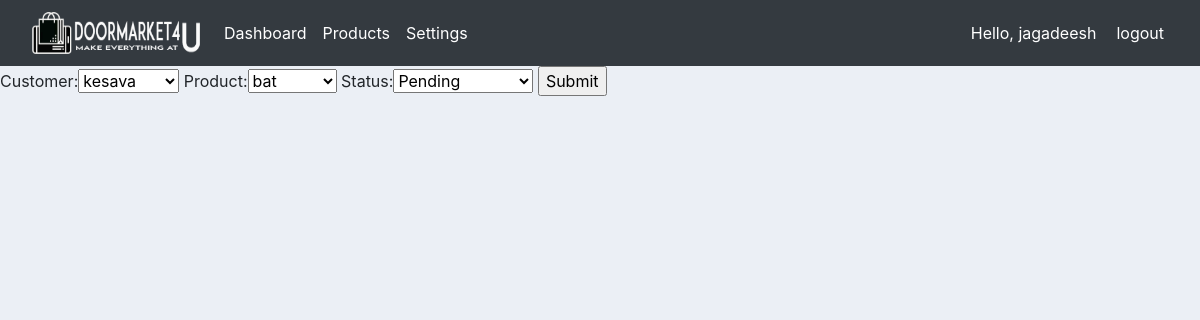
The app's page /orderupdate/12/ (signed in) with its own data.
### controlapp/models.py (models this page shows)
class Order(models.Model):
	STATUS=(
		('Pending','Pending'),
		('Out for delivery','Out for delivery'),
		('Deliverd','Deliverd')
		)
	customer=models.ForeignKey(Customer,null=True,on_delete=models.SET_NULL)
	product=models.ForeignKey(Product,null=True,on_delete=models.SET_NULL)
	date_created=models.DateTimeField(auto_now_add=True,null=True)
	status=models.CharField(max_length=200,null=True,choices=STATUS)

### controlapp/decorators.py (the view)
		def wrapper_fun(request,*args,**kwargs):
			group=None
			if request.user.groups.exists():
				group=request.user.groups.all()[0].name
			if group in allowed_roles:
				return view_fun(request,*args,**kwargs)
			else:
				return HttpResponse("you are not autherized person to this page")

### controlapp/forms.py
class orderform(ModelForm):
	class Meta:
		model= Order
		fields= '__all__'

### controlapp/models.py (called while the page is built)
	def __str__(self):
		return self.name

	def __str__(self):
		return self.name

### controlapp/views.py (called while the page is built)
@login_required(login_url='login')
@allowed_users(allowed_roles=['admin'])
def orderupdate(request,pk):
	order=Order.objects.get(id=pk)
	form=orderform(instance=order)
	if request.method == 'POST':
		form = orderform(request.POST,instance=order)
		if form.is_valid():
			form.save()
			return redirect('/')
	context={
		'form':form
	}
	return render(request,'controlapp/order_form.html',context)

### controlapp/templates/controlapp/order_form.html (shortened to what this page needs)
{% extends "controlapp/main.html" %}
{% block content %}
 <form action="", method="POST">
 	{{form}}
 	<input type="submit" name="Update">
 </form>
{% endblock %}

### controlapp/templates/controlapp/navbar.html (shortened to what this page needs)
{% load static %}
<nav class="navbar navbar-expand-lg navbar-light bg-dark">
  <img src="{% static 'images/logo.png' %}" style="width:200px;height:50px;">
  <div class="collapse navbar-collapse" id="navbarNav">
    <ul class="navbar-nav">
      {% if request.user.is_staff %}
      <li class="nav-item active">
        <a class="nav-link text-white" href="{% url 'home'%}">Dashboard</a>
      </li>
      <li class="nav-item">
        <a class="nav-link text-white" href="{% url 'products'%}">Products</a>
      </li>
      {% endif %}
       <li class="nav-item">
        <a class="nav-link text-white" href="{% url 'account_settings'  %}">Settings</a>
      </li>
    </ul>
  </div>
  <span id='details'>Hello, {{ request.user }}</span>
  <span ><a id="details" href="{% url 'logout' %}">logout</a></span>
</nav>

### static/css/main.css (style rules this page uses)
body { background-color: #ebeff5; }
body { counter-reset: Serial; }

### controlapp/templates/controlapp/navbar.html (style rules this page uses)
#details { color: #fff; margin-right: 20px }

### records on screen
Order: customer "kesava", product "bat", status "Pending"

### other values on screen
{{ request.user }} "jagadeesh"
